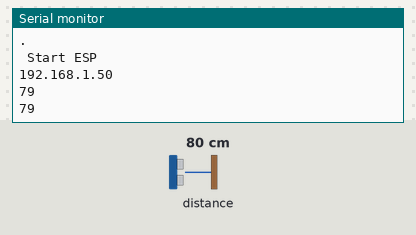
Recording of a sketch running on a simulated ESP8266 (NodeMCU). Parts: the last lines printed to the serial monitor. Wiring (inferred from the names in the program): ultrasonic range finder: trigger GPIO 2; echo GPIO 0. Inputs (shaded band) come from the test bench; at power-on: distance to the obstacle 80 cm. The echo pulse lasts 58.3 µs per cm; WiFi joins after 1.5 s; servers stay silent unless stated.

Above: at 2.7 s.
2.8 s: distance to the obstacle set to 2 cm
At 3.4 s:
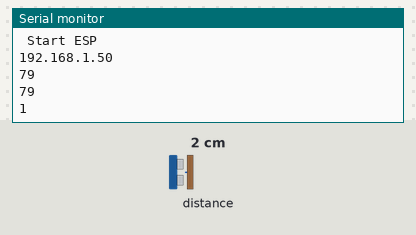
4.3 s: distance to the obstacle set to 4 cm
At 4.9 s:
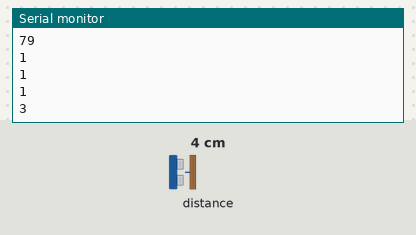
Timing chart, 0 to 7.3 s (numbered marks = the images above; inputs shaded):
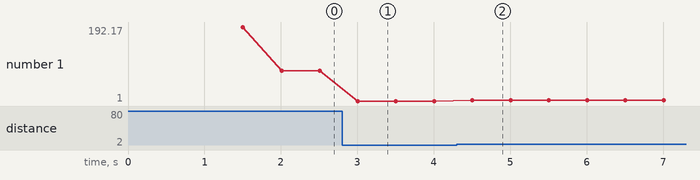

The sketch:

Esp8266WebsocketRuler.ino
```cpp
#include <ESP8266WiFi.h>
#include <WebSocketsServer.h>
#include <ESP8266WebServer.h>


const char* ssid="madam curie";
const char* password="Calculus_go_2018";
int LED=2;
int websockMillis=50;

const int trigP = 2;  //D4 Or GPIO-2 of nodemcu
const int echoP = 0;  //D3 Or GPIO-0 of nodemcu

long duration;
int distance;

unsigned long startMillis;  //some global variables available anywhere in the program
unsigned long currentMillis;
const unsigned long period = 500;  //the value is a number of mill

ESP8266WebServer server(80);
WebSocketsServer webSocket=WebSocketsServer(88);
String webSite,JSONtxt;


const char webSiteCont[] PROGMEM =
R"=====(

<!DOCTYPE HTML>
<HTML>
<META name='viewport' content='width=device-width, initial-scale=1'>


<style>

#dynRectangle{
  width:0px;
  height:12px;
  top: 9px;
  background-color: red;
  z-index: -1;
  margin-top:8px;
}

#rectangle{

  width: 1401px;


  background-image:
    linear-gradient(90deg,
      rgba(73, 73, 73, 0.5) 0%,
      rgba(73, 73, 73, 0.5) 1%,
      transparent 1%
    ),linear-gradient(180deg,
      #ffffff 50%,
      transparent 50%
    ),
    linear-gradient(90deg,
      transparent 50%,
      rgba(73, 73, 73, 0.5) 50%,
      rgba(73, 73, 73, 0.5) 52%,
      transparent 52%
    ),
    linear-gradient(180deg,
      #ffffff 70%,
      transparent 70%
    ),
    linear-gradient(90deg,
      transparent 10%,
      rgba(73, 73, 73, 0.4) 10%,
      rgba(73, 73, 73, 0.4) 12%,
      transparent 12%,

      transparent 20%,
      rgba(73, 73, 73, 0.4) 20%,
      rgba(73, 73, 73, 0.4) 22%,
      transparent 22%,

      transparent 30%,
      rgba(73, 73, 73, 0.4) 30%,
      rgba(73, 73, 73, 0.4) 32%,
      transparent 32%,

      transparent 40%,
      rgba(73, 73, 73, 0.4) 40%,
      rgba(73, 73, 73, 0.4) 42%,
      transparent 42%,

      transparent 60%,
      rgba(73, 73, 73, 0.4) 60%,
      rgba(73, 73, 73, 0.4) 62%,
      transparent 62%,

      transparent 70%,
      rgba(73, 73, 73, 0.4) 70%,
      rgba(73, 73, 73, 0.4) 72%,
      transparent 72%,

      transparent 80%,
      rgba(73, 73, 73, 0.4) 80%,
      rgba(73, 73, 73, 0.4) 82%,
      transparent 82%,

      transparent 90%,
      rgba(73, 73, 73, 0.4) 90%,
      rgba(73, 73, 73, 0.4) 92%,
      transparent 92%
    );


  background-size: 140px 40px;
  min-height: 40px;

  /* only needed for labels */
  white-space:nowrap;
  font-size:0;
  margin:auto;
  margin-top:200px;
  padding:0;
}

label {
  font-size:16px;
  padding-top:2px;
  display:inline-block;
  width:140px;
  text-indent:3px;
}

</style>


<body>

<div id="rectangle">
  <label>0</label>
  <label>100</label>
  <label>200</label>
  <label>300</label>
  <label>400</label>
  <label>500</label>
  <label>600</label>
  <label>700</label>
  <label>800</label>
  <label>900</label>
  <label>1000</label>
  <div id="dynRectangle"></div>
</div>


</body>


<SCRIPT>

  var a = 0;
  InitWebSocket()
  function InitWebSocket()
  {
    websock = new WebSocket('ws://'+window.location.hostname+':88/');
    websock.onmessage=function(evt)
    {
       JSONobj = JSON.parse(evt.data);
       var dist = parseInt(JSONobj.Distance);
       document.getElementById("dynRectangle").style.width = dist+"px";
    } // end of onmessage

  } // end of InıtWebSocket


</SCRIPT>
</HTML>


)=====";

void WebSite(){

  server.send(400,"text/html",webSiteCont);

}

void setup() {
  Serial.begin(9600);

  WiFi.begin(ssid,password);
  while(WiFi.status() != WL_CONNECTED)
  {
    Serial.println(".");
    delay(500);
  }
  WiFi.mode(WIFI_STA);
  Serial.println(" Start ESP ");
  Serial.println(WiFi.localIP());
  server.on("/",WebSite);
  server.begin();
  webSocket.begin();

  pinMode(trigP, OUTPUT);  // Sets the trigPin as an Output
  pinMode(echoP, INPUT);   // Sets the echoPin as an Input
  startMillis = millis();  //initial start time
}

int dist = 0;


void loop()
{
  webSocket.loop();
  server.handleClient();

  currentMillis = millis();  //get the current "time" (actually the number of milliseconds since the program started)
  if (currentMillis - startMillis >= period)  //test whether the period has elapsed
  {
    digitalWrite(trigP, LOW);   // Makes trigPin low
    delayMicroseconds(2);       // 2 micro second delay

    digitalWrite(trigP, HIGH);  // tigPin high
    delayMicroseconds(10);      // trigPin high for 10 micro seconds
    digitalWrite(trigP, LOW);   // trigPin low

    duration = pulseIn(echoP, HIGH);   //Read echo pin, time in microseconds
    distance= duration*0.034/2;        //Calculating actual/real distance

    //Serial.print("Distance = ");        //Output distance on arduino serial monitor
    Serial.println(distance);
    startMillis = currentMillis;  //IMPORTANT to save the start time of the current LED state.

  }


  //dist = distance * 1000 / 22;

  if(dist > (distance * 1400 / 22) )
      dist = dist - 1;
  else if(dist < (distance * 1400 / 22) )
      dist = dist + 1;
  else
      dist = (distance * 1400 / 22);

   if(distance > 22)
      dist = 1400;

  //if(dist == 1000)
  //  dist = 0;

  //Serial.println(dist);
  String distaceStr = String(dist);
  JSONtxt = "{\"Distance\":\""+distaceStr+"\"}";
  webSocket.broadcastTXT(JSONtxt);

}
```

Measured:
- after the input at 2.8 s, the serial monitor: prints a new line after 0.20 s (image 1)
- after the input at 4.3 s, the serial monitor: prints a new line after 0.21 s (image 2)
- plotted number 1: 79 → 1 after the input at 2.8 s, 1 → 3 after the input at 4.3 s
